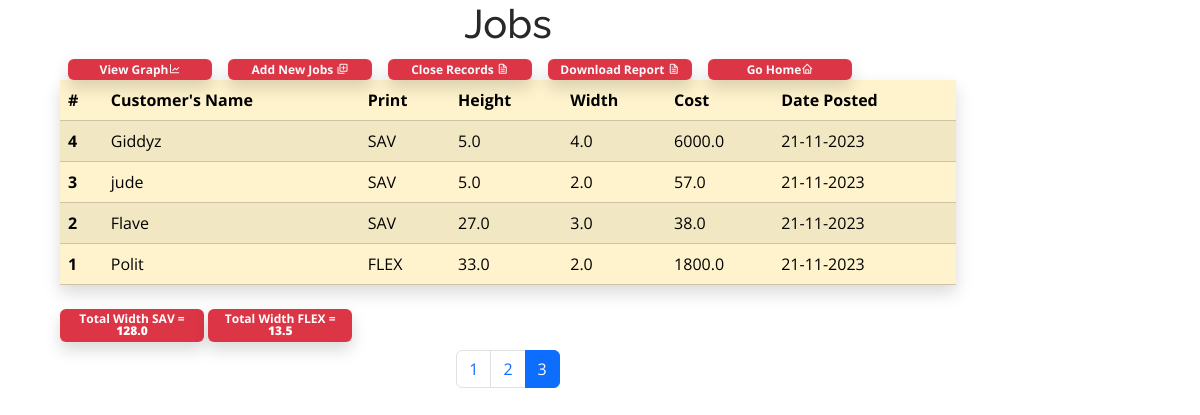
The app's page /view_jobs/?page=3 (signed in) with its own data.
### jobs/models.py (models this page shows, shortened)
class Jobs(models.Model):
    customer_name = models.CharField(max_length=50)
    print = models.ForeignKey(Prints, on_delete=models.CASCADE, related_name='prints')
    height = models.FloatField()
    width = models.FloatField()
    unit_price = models.FloatField(default=0, null=True, blank=True)
    cost = models.FloatField(null=True, blank=True)
    total_height = models.FloatField(null=True, blank=True)
    total_cost = models.FloatField(null=True, blank=True)
    date = models.DateTimeField(auto_now_add=True)

class Prints(models.Model):
    name = models.CharField(max_length=50)
    def __str__(self):
        return self.name

### jobs/views.py (the view)
# urls.py: path('view_jobs/', views.view_jobs, name='view_jobs'),
def view_jobs(request):
    month = 9
    print1 = Jobs.objects.all().order_by('-date')
    prnts = Jobs.objects.filter(date__lte=datetime.datetime.today(), date__gt=datetime.datetime.today()-datetime.timedelta(days=4)).values('date').annotate(count=Count('id'))
    trun = Jobs.objects.annotate(month=TruncMonth('date')).values('month',).annotate(c=Sum('width')).values('month', 'c', ).filter(print__name='SAV')
    flex = Jobs.objects.annotate(month=TruncMonth('date')).values('month',).annotate(f=Sum('width')).values('month', 'f').filter(print__name='FLEX')
    trt = Jobs.objects.filter(print__name='SAV').aggregate(cal=Sum('width'))
    sum_flex = Jobs.objects.filter(print__name='FLEX').aggregate(flex=Sum('width'))
    page = request.GET.get('page')
    num_of_items = 7
    paginator = Paginator(print1, num_of_items)
    try:
        print1 = paginator.page(page)
    except PageNotAnInteger:
        page = 1
        print1 = paginator.page(page)
    except EmptyPage:
        page = paginator.num_pages
        print1 = paginator.page(page)
    total_height = trt['cal']
    total_width_flex = sum_flex['flex']
    context = {
        'print1': print1,
        'trun': trun,
        'flex': flex,
        'paginator': paginator,
        'total_width_flex': total_width_flex,
        'total_height': total_height,
    }
    return render(request, 'jobs/view_jobs.html', context)

### jobs/templates/jobs/view_jobs.html (shortened to what this page needs)
<!DOCTYPE html>
<html lang="en">
<head>
  <link href="/static/assets/vendor/aos/aos.css" rel="stylesheet">
  <link href="/static/assets/vendor/bootstrap/css/bootstrap.min.css" rel="stylesheet">
  <link href="/static/assets/vendor/bootstrap-icons/bootstrap-icons.css" rel="stylesheet">
  <link href="/static/assets/vendor/boxicons/css/boxicons.min.css" rel="stylesheet">
  <link href="/static/assets/vendor/glightbox/css/glightbox.min.css" rel="stylesheet">
  <link href="/static/assets/vendor/swiper/swiper-bundle.min.css" rel="stylesheet">
  <link href="/static/assets/css/style.css" rel="stylesheet">
<body>
{%if request.user.is_authenticated%}
<div class="container">
<div class="row">
      <div class="col-10">
      <h1 class="text-center">Jobs</h1>
          <table class="table table-warning table-striped shadow">
  <thead>
    <tr>
      <th scope="col">#</th>
      <th scope="col">Customer's Name</th>
      <th scope="col">Print</th>
      <th scope="col">Height</th>
      <th scope="col">Width</th>
      <th scope="col">Cost</th>
      <th scope="col">Date Posted</th>
    </tr>
  </thead>
  <tbody>
  {%for row in print1%}
    <tr>
      <th scope="row">{{row.id}}</th>
      <td>{{row.customer_name}}</td>
      <td>{{row.print}}</td>
      <td>{{row.height}}</td>
      <td>{{row.width}}</td>
      <td>{{row.cost}}</td>
      <td>{{row.date|date:'d-m-Y'}}</td>
    </tr>
  {%endfor%}
  </tbody>
   <div class="badge bg-danger text-wrap shadow mx-2" style="width: 9rem;">
  <a href="{%url 'graph'%}" class="text-light">
    <span>View Graph</span><i class="bx bx-line-chart"></i></a>
</div>
<div class="badge bg-danger text-wrap shadow mx-2" style="width: 9rem;">
   <a href="{%url 'work'%}" class="text-light">Add New Jobs <i class="bx bx-add-to-queue"></i></a>
</div>
    <div class="badge bg-danger text-wrap shadow mx-2" style="width: 9rem;">
   <a href="{%url 'close_record'%}" class="text-light">Close Records <i class="bx bx-file"></i></a>
</div>
  <div class="badge bg-danger text-wrap shadow mx-2" style="width: 9rem;">
   <a href="{%url 'download_file'%}" class="text-light">Download Report <i class="bx bx-file"></i></a>
</div>
  <div class="badge bg-danger text-wrap shadow mx-2" style="width: 9rem;">
   <a href="{%url 'index'%}" class="text-light">Go Home<i class="bx bx-home"></i></a>
</div>
</table>
  <div class="badge bg-danger text-wrap shadow my-2" style="width: 9rem;">
 Total Width SAV = <b>{{total_height}}</b>
</div>
 <div class="badge bg-danger text-wrap shadow my-2" style="width: 9rem;">
 Total Width FLEX = <b>{{total_width_flex}}</b>
</div>
        <nav aria-label="Page navigation example">
  <ul class="pagination justify-content-center">
   {%for page in paginator.page_range%}
    {%if page == print1.number%}
    <li class="page-item active" aria-current="page">
      <span class="page-link">{{page}}</span>
    </li>
    {%else%}
    <li class="page-item"><a class="page-link" href="?page={{page}}">{{page}}</a></li>
    {%endif%}
    {%endfor%}
  </ul>
</nav>
      </div>
    </div>
  </div>
  {%else%}
<h4 class="alert alert-danger my-3 mx-3">You have to login to access this page - <a href="{%url 'login'%}">Login</a></h4>
{%endif%}
</body>
</html>

### static/assets/css/style.css (style rules this page uses)
body { font-family: "Open Sans", sans-serif; color: #272829; }
a { color: #149ddd; text-decoration: none; }
h1, h2, h3, h4, h5, h6 { font-family: "Raleway", sans-serif; }
.container, .container-fluid { padding-left: 30px; padding-right: 30px; }

### records on screen
Jobs: id "4", customer_name "Giddyz", print "SAV", height "5.0", width "4.0", cost "6000.0", date "21-11-2023"
Jobs: id "3", customer_name "jude", print "SAV", height "5.0", width "2.0", cost "57.0", date "21-11-2023"
Jobs: id "2", customer_name "Flave", print "SAV", height "27.0", width "3.0", cost "38.0", date "21-11-2023"
Jobs: id "1", customer_name "Polit", print "FLEX", height "33.0", width "2.0", cost "1800.0", date "21-11-2023"

### other values on screen
{{ total_height }} "128.0"
{{ total_width_flex }} "13.5"
{{ page }} "1" "2"
{{ page }} "3"
